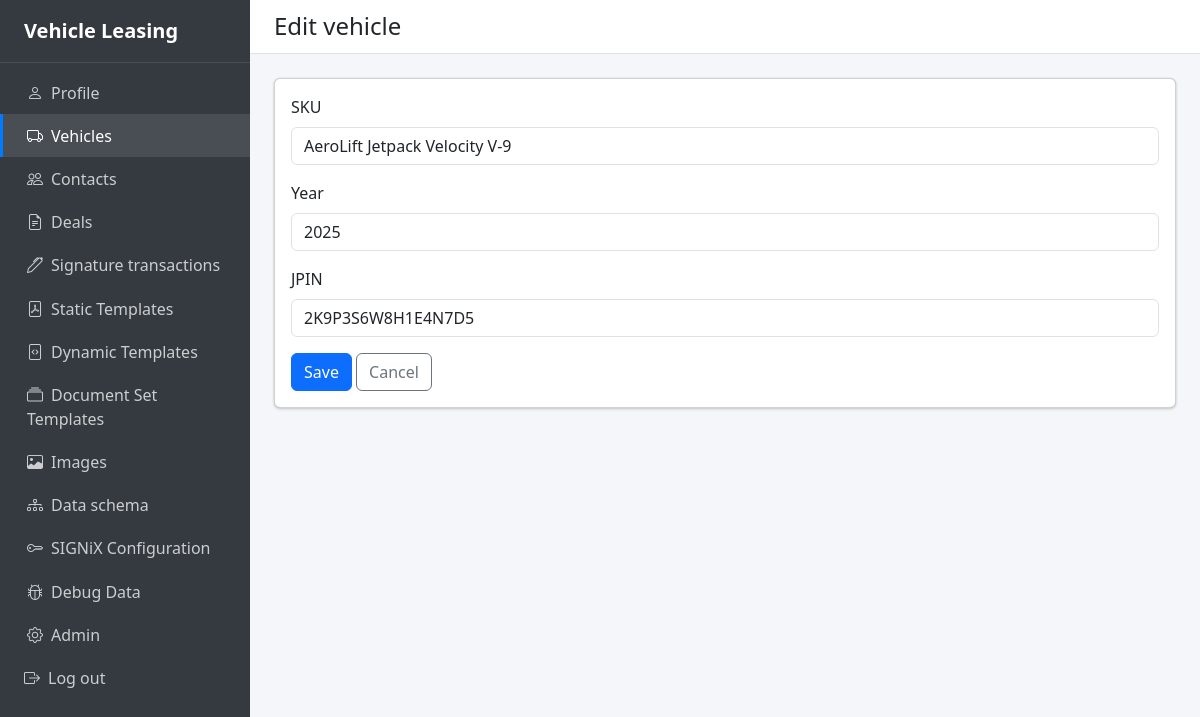
Page /vehicles/2/edit/ (signed in) on the committed database.
### apps/vehicles/models.py (models this page shows, shortened)
class Vehicle(models.Model):
    sku = models.CharField(max_length=200)
    year = models.CharField(max_length=10)
    jpin = models.CharField(max_length=50, unique=True)
    class Meta:
        verbose_name = "Vehicle"
        verbose_name_plural = "Vehicles"

### apps/vehicles/views.py (the view)
# urls.py: path("<int:pk>/edit/", views.vehicle_edit, name="vehicle_edit"),
@login_required
def vehicle_edit(request, pk):
    vehicle = get_object_or_404(Vehicle, pk=pk)
    if request.method == "POST":
        form = VehicleForm(request.POST, instance=vehicle)
        if form.is_valid():
            form.save()
            messages.success(request, "Vehicle updated.")
            return redirect("vehicles:vehicle_list")
    else:
        form = VehicleForm(instance=vehicle)
    return render(
        request,
        "vehicles/vehicle_form.html",
        {"form": form, "vehicle": vehicle, "is_edit": True},
    )

### apps/vehicles/forms.py
class VehicleForm(forms.ModelForm):
    class Meta:
        model = Vehicle
        fields = ["sku", "year", "jpin"]

### templates/vehicles/vehicle_form.html (shortened to what this page needs)
{% extends "base.html" %}
{% block content_header %}{% if is_edit %}Edit vehicle{% else %}Add vehicle{% endif %}{% endblock %}
{% block content %}
<div class="card">
  <div class="card-body">
    <form method="post">
      <div class="mb-3">
        <label for="id_sku" class="form-label">SKU</label>
        <input type="text" name="sku" id="id_sku" class="form-control {% if form.sku.errors %}is-invalid{% endif %}" value="{{ form.sku.value|default:'' }}" maxlength="200" required>
      </div>
      <div class="mb-3">
        <label for="id_year" class="form-label">Year</label>
        <input type="text" name="year" id="id_year" class="form-control {% if form.year.errors %}is-invalid{% endif %}" value="{{ form.year.value|default:'' }}" maxlength="10" required>
      </div>
      <div class="mb-3">
        <label for="id_jpin" class="form-label">JPIN</label>
        <input type="text" name="jpin" id="id_jpin" class="form-control {% if form.jpin.errors %}is-invalid{% endif %}" value="{{ form.jpin.value|default:'' }}" maxlength="50" required>
      </div>
      <button type="submit" class="btn btn-primary">{% if is_edit %}Save{% else %}Add vehicle{% endif %}</button>
      <a href="{% url 'vehicles:vehicle_list' %}" class="btn btn-outline-secondary">Cancel</a>
    </form>
  </div>
</div>
{% endblock %}

### templates/base.html (style rules this page uses)
.app-content-body .card { box-shadow: 0 0 1px rgba(0,0,0,.125), 0 1px 3px rgba(0,0,0,.2); }

### rows in the picture
Vehicle: sku "AeroLift Jetpack Velocity V-9", year "2025", jpin "2K9P3S6W8H1E4N7D5"
